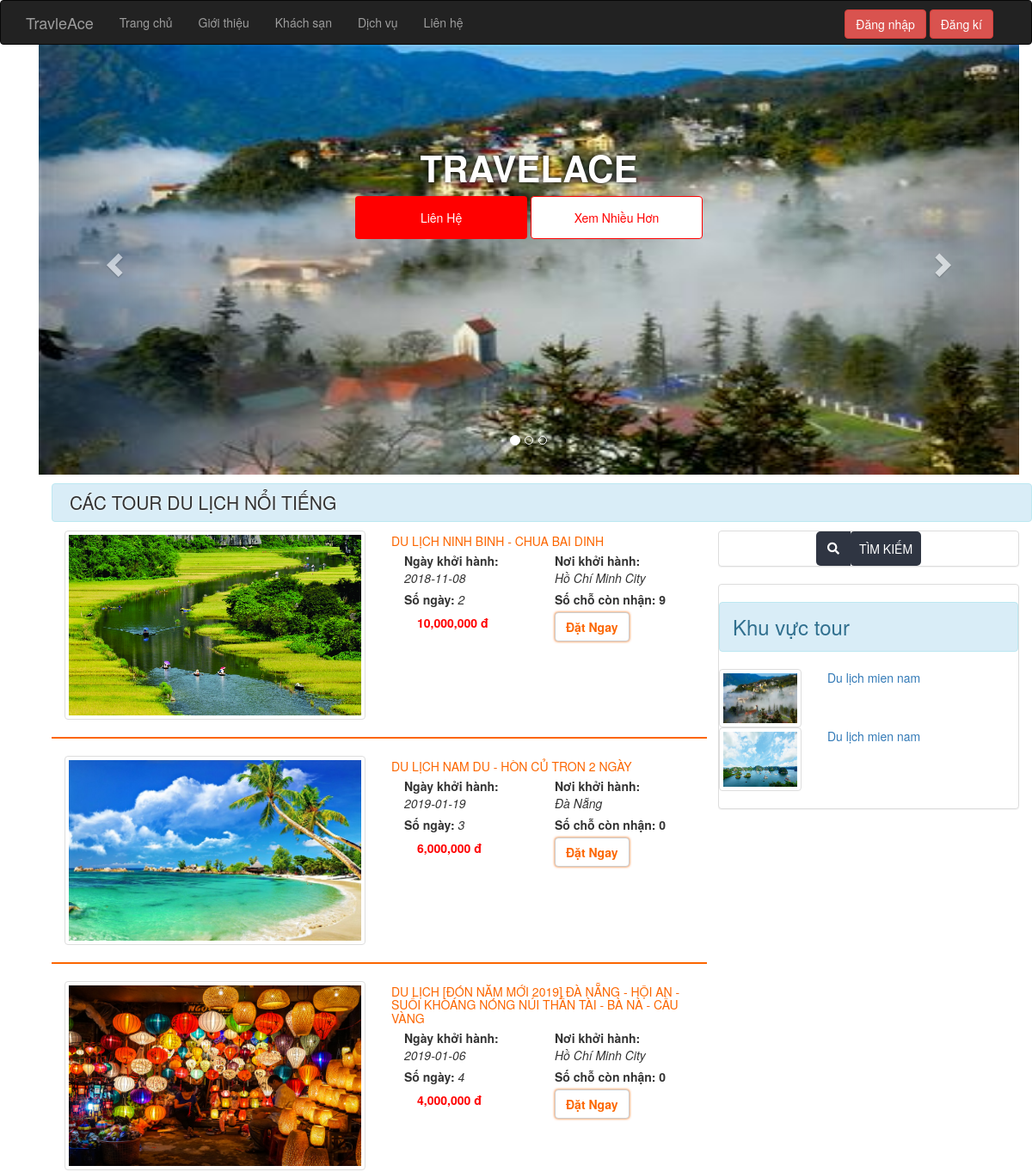
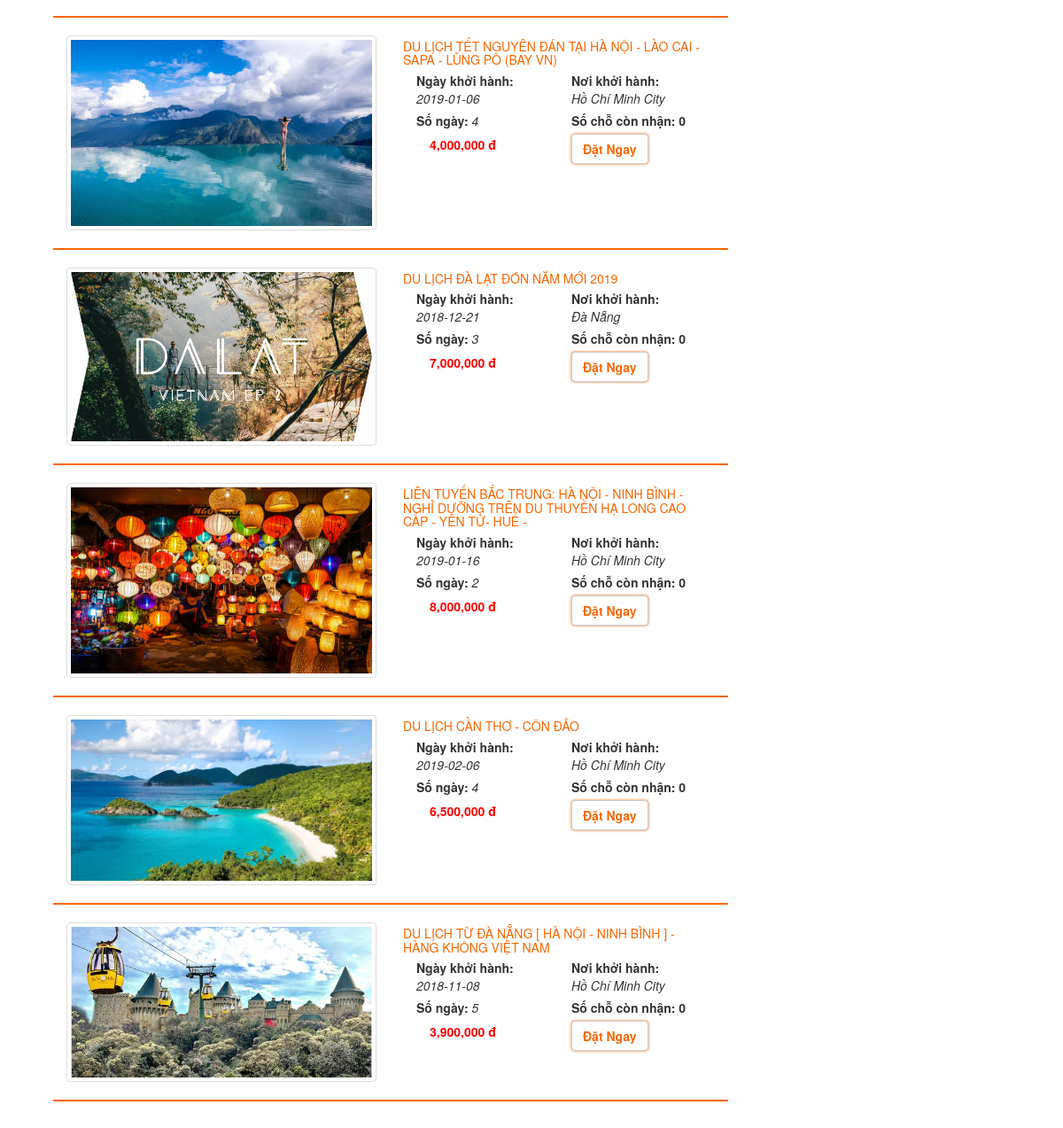
The page /site/index.php on the database its author committed (2 pictures, top to bottom).
### tables this page shows
CREATE TABLE `tour` (
  `ma_tour` int(11) NOT NULL,
  `ten_tour` varchar(100) NOT NULL,
  `hinh` varchar(50) NOT NULL,
  `ma_kvt` int(11) NOT NULL,
  `gia` float NOT NULL,
  `so_ngay` int(11) NOT NULL,
  `so_luot_xem` int(11) NOT NULL,
  `so_luot_yeu_thich` int(11) NOT NULL,
  `ngay_khoi_hanh` date NOT NULL,
  `noi_khoi_hanh` varchar(50) NOT NULL,
  `chi_tiet` text NOT NULL,
  `tong_so_ve` int(11) NOT NULL,
  `so_ve_da_dat` int(11) NOT NULL
);

CREATE TABLE `khu_vuc` (
  `ma_kvt` int(11) NOT NULL,
  `ten_kvt` varchar(50) NOT NULL,
  `hinh` varchar(50) NOT NULL
);

### site/index.php (called while the page is built, shortened)
<?php
	require_once'../dao/kvt.php';
	require_once'../dao/tour.php';
	$tour=tour();
	$kvt= kvt();
	require '../layout.php';
?>

### pdo.php (called while the page is built, shortened)
<?php
function pdo_get_connection(){
    $dburl = "mysql:host=localhost;dbname=duan;charset=utf8";
    $username = 'root';
    $password = '';
    $conn = new PDO($dburl, $username, $password);
    $conn->setAttribute(PDO::ATTR_ERRMODE, PDO::ERRMODE_EXCEPTION);
    return $conn;
}
function pdo_query($sql){
    $sql_args = array_slice(func_get_args(), 1);
    try{
        $conn = pdo_get_connection();
        $stmt = $conn->prepare($sql);
        $stmt->execute($sql_args);
        $rows = $stmt->fetchAll();
        return $rows;
    }
    catch(PDOException $e){
        throw $e;
    }
    finally{
        unset($conn);
    }
}

### dao/tour.php (called while the page is built, shortened)
<?php
	 function tour(){
		$sql = "SELECT * FROM tour";
		return pdo_query($sql);
	}
?>

### dao/kvt.php (called while the page is built, shortened)
<?php
	function kvt(){
		$sql="SELECT * from khu_vuc";
		return pdo_query($sql);
	}
?>

### global.php (called while the page is built, shortened)
<?php
$ROOT_URL = "/duan1";
$SITE_URL = "$ROOT_URL/site";

### site/trangchu.php (the view, shortened to what this page needs)
<?php require '../content/slidebar.php' ;
?>
<div class="container">
    <main class="all-tour">
        <h2 class="alert alert-info tieu-de-top">Các tour du lịch nổi tiếng </h2>
        <div class="col-md-8 box-tour-dl">
		<?php foreach ($tour as $key => $value) :
			extract($value)
		 ?>
                <div class="col-md-6 tour-img">
                    <img style="max-height: 220px" class="img-thumbnail img-responsive tour-img" src="../css/images/<?=$hinh?>" alt="" >
                </div>
                <div class="col-md-6 tour-content">
                    <h4><a href="chitiet/chitiet.php?ma_tour=<?=$ma_tour?>"><?=$ten_tour; ?></a></h4>
                    <div class="col-md-6 tour-content-left">
                        <p>Ngày khởi hành: <span><?=$ngay_khoi_hanh ?></span></p>
                        <p>Số ngày: <span> <?=$so_ngay ?></span></p>
                    </div>
                    <div class="col-md-6 tour-content-right">
                        <p>Nơi khởi hành: <br><span><?=$noi_khoi_hanh?></span></p>
                        <p>Số chỗ còn nhận: <?=($tong_so_ve-$so_ve_da_dat)?></p>
                    </div>
                    <div class="tour-content-bot col-md-12">
                        <div class="col-md-6">
                            <h4 class="gia-tour"><?=number_format($gia)?> đ</h4>
                        </div>
                        <div class="col-md-6">
                           <button type="button" class="btn btn-default tour-content-bot-btn">Đặt Ngay</button>
                        </div>
                    </div>
                </div>
                <hr class="hr-end-tour">
        <?php endforeach; ?>
            </div>
    </main>
    <aside class="col-md-4">
         <?php  require '../content/aside.php' ;?>
    </aside>
</div>
</div>

### content/aside.php (shortened to what this page needs)
<div class="panel panel-default">
		<div class="container-seach">
		<form action="">
			<div class="email-box">
				<i class="fas fa-search"></i>
				<button class="btn-seach btn" type="submit" >Tìm Kiếm</button>
			</div>
		</form>
	</div>
</div>
<div class="panel panel-default panel-khu-vuc-tour">
	<h3 class="alert alert-info">Khu vực tour</h3>
	<div class="panel-body">
		<ul class="list-group">
		<?php foreach ($kvt as $key => $value) : ?>
			<div class="row">
                <div class="col-md-4">
                    <img class="img-thumbnail img-responsive" src="../css/images/<?=$value["hinh"] ?>">
                </div>
                <div class="col-md-8">
                    <a href="<?=$SITE_URL?>/index.php?ma_kvt=<?=$value['ma_kvt']?>&theo_KV"><?=$value['ten_kvt']?></a>
                </div>
            </div>
       	<?php endforeach; ?>
		</ul>
	</div>
</div>

### css/main.css (style rules this page uses)
.tieu-de-top { margin: 10px 0; padding: 10px; text-transform: uppercase; text-indent: 10px; font-size: 1.5em; color: #333; text-shadow: 0px 0px 3px white; }
.box-tour-dl { padding: 0; margin: 0; margin-bottom: 10px; }
.box-tour-dl .tour-img { overflow: hidden; position: relative; display: flex; justify-content: center; align-items: center; margin-bottom: 10px; }
.box-tour-dl .tour-img img { width: 100%; -webkit-transform: rotate(15deg) scale(1.4); -webkit-transition: .3s ease-in-out; -webkit-transform: rotate(0) scale(1); transform: rotate(0) scale(1); }
.tour-content h4 { margin: 0; margin-top: 5px; padding: 0; font-size: 1em; }
.tour-content h4 a { text-transform: uppercase; color: #fc6600; }
.tour-content-left p,.tour-content-right p { font-size: 1em; font-weight: bold; padding: 0; padding-top: 5px; margin: 0px; }
.tour-content-left p span , .tour-content-right p span { font-style: italic; font-weight: normal; }
.tour-content-bot { margin-top: 5px; }
.tour-content-bot-btn { box-shadow: 0px 0px 3px #fc6600; color: #fc6600; font-weight: bold; }
hr.hr-end-tour { width: 100%; border: 1px solid #fc6600; }
.container-seach { text-align: center; color: white; }
.email-box { height: 40px; display: flex; justify-content: center; }
.email-box i { background: #2f3542; width: 40px; line-height: 40px; border-top-left-radius: 5px; border-bottom-left-radius: 5px; padding: 0 10px; }
.tbox, .btn-seach { border: none; outline: none; }
.btn-seach { background: #2f3542; color: white; padding: 0 10px; text-transform: uppercase; cursor: pointer; border-top-right-radius: 5px; border-bottom-right-radius: 5px; }
.panel-khu-vuc-tour > .panel-body , ul { margin: 0; padding: 0; }

### css/chi_tiet_tour.css (style rules this page uses)
.gia-tour { padding: 0; margin: 0; color: red; font-weight: bold; }

### rows shown on the page
tour: hinh (picture), ten_tour "DU LỊCH NINH BINH - CHUA BAI DINH", ngay_khoi_hanh "2018-11-08", so_ngay "2", noi_khoi_hanh "Hồ Chí Minh City", $tong_so_ve-$so_ve_da_dat "9", gia "10,000,000"
tour: hinh (picture), ten_tour "DU LỊCH NAM DU - HÒN CỦ TRON 2 NGÀY", ngay_khoi_hanh "2019-01-19", so_ngay "3", noi_khoi_hanh "Đà Nẵng", $tong_so_ve-$so_ve_da_dat "0", gia "6,000,000"
tour: hinh (picture), ten_tour "DU LỊCH [ĐÓN NĂM MỚI 2019] ĐÀ NẴNG - HỘI AN - SUỐI KHOÁNG NÓNG NÚI THẦN TÀI - BÀ NÀ - CẦU VÀNG", ngay_khoi_hanh "2019-01-06", so_ngay "4", noi_khoi_hanh "Hồ Chí Minh City", $tong_so_ve-$so_ve_da_dat "0", gia "4,000,000"
tour: hinh (picture), ten_tour "DU LỊCH TẾT NGUYÊN ĐÁN TẠI HÀ NỘI - LÀO CAI - SAPA - LŨNG PÔ (BAY VN)", ngay_khoi_hanh "2019-01-06", so_ngay "4", noi_khoi_hanh "Hồ Chí Minh City", $tong_so_ve-$so_ve_da_dat "0", gia "4,000,000"
tour: hinh (picture), ten_tour "DU LỊCH ĐÀ LẠT ĐÓN NĂM MỚI 2019", ngay_khoi_hanh "2018-12-21", so_ngay "3", noi_khoi_hanh "Đà Nẵng", $tong_so_ve-$so_ve_da_dat "0", gia "7,000,000"
tour: hinh (picture), ten_tour "LIÊN TUYẾN BẮC TRUNG: HÀ NỘI - NINH BÌNH - NGHỈ DƯỠNG TRÊN DU THUYỀN HẠ LONG CAO CẤP - YÊN TỬ- HUẾ -", ngay_khoi_hanh "2019-01-16", so_ngay "2", noi_khoi_hanh "Hồ Chí Minh City", $tong_so_ve-$so_ve_da_dat "0", gia "8,000,000"
tour: hinh (picture), ten_tour "DU LỊCH CẦN THƠ - CÔN ĐẢO", ngay_khoi_hanh "2019-02-06", so_ngay "4", noi_khoi_hanh "Hồ Chí Minh City", $tong_so_ve-$so_ve_da_dat "0", gia "6,500,000"
tour: hinh (picture), ten_tour "DU LỊCH TỪ ĐÀ NẴNG [ HÀ NỘI - NINH BÌNH ] - HÀNG KHÔNG VIỆT NAM", ngay_khoi_hanh "2018-11-08", so_ngay "5", noi_khoi_hanh "Hồ Chí Minh City", $tong_so_ve-$so_ve_da_dat "0", gia "3,900,000"
khu_vuc: hinh (picture), ten_kvt "Du lịch mien nam"
khu_vuc: hinh (picture), ten_kvt "Du lịch mien nam"
